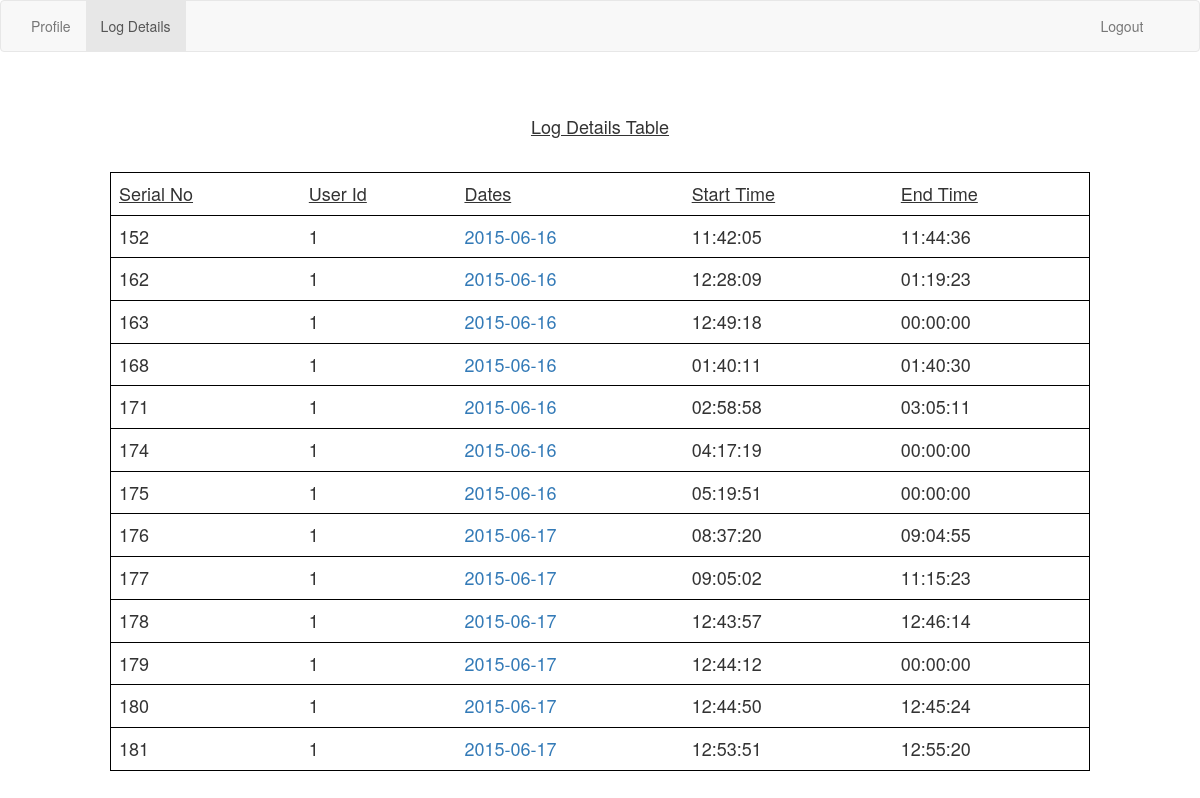
Screenshot of /task/logdetails.php (signed in) with the database file from the repository.
### tables this page shows
CREATE TABLE IF NOT EXISTS `logintime` (
  `sno` int(11) NOT NULL AUTO_INCREMENT,
  `id` int(11) DEFAULT NULL,
  `logindate` date DEFAULT NULL,
  `logintime` time DEFAULT NULL,
  `logouttime` time DEFAULT NULL,
  PRIMARY KEY (`sno`)
);

### task/logdetails.php (the view, shortened to what this page needs)
<!DOCTYPE html PUBLIC "-//W3C//DTD XHTML 1.0 Transitional//EN" "http://www.w3.org/TR/xhtml1/DTD/xhtml1-transitional.dtd">
<html xmlns="http://www.w3.org/1999/xhtml">
<head>
  <link rel="stylesheet" href="http://maxcdn.bootstrapcdn.com/bootstrap/3.3.4/css/bootstrap.min.css">
</head>
<body>
<nav class="navbar navbar-default">
  <div class="container-fluid">
    <div>
      <ul class="nav navbar-nav">
	  <li><a href="welcome.php">Profile</a></li>
        <li class="active"><a href="#">Log Details</a></li>
        <li><a href="logout.php" style="margin-left:900px">Logout</a></li>
      </ul>
    </div>
  </div>
</nav>
<div class="log_list">
			<form method="post" action="profilelogdetails.php">
				<div>
					<div class="tab_header">
						<h4> <u> Log Details Table </u> </h4>
					</div>
					<div>
						<table class="tab_view">
							<tr style="border:1px solid black;">
								<td class="attribute">
									<span> <u> Serial No </u> </span>
								</td>
								<td class="attribute">
									<span> <u> User Id </u> </span>
								</td>
								<td class="attribute">
									<span> <u> Dates </u> </span>
								</td>
								<td class="attribute">
									<span> <u> Start Time </u> </span>
								</td>
								<td class="attribute">
									<span> <u> End Time </u> </span>
								</td>
							</tr>
<a href="javascript:void(0)" onclick="goToURL(); return false;"> </a><br>
<?php
$servername = "localhost";
$username = "root";
$password = "";
$dbname = "automate";
$conn = new mysqli($servername, $username, $password, $dbname);
$userid = $_SESSION['user_id'];
$sql = "SELECT * FROM logintime where id='$userid'";
$result = $conn->query($sql);
		if($result->num_rows > 0){
								while($row = $result->fetch_assoc()) {
							?>
								<a href="#">
									<tr style="border:1px solid black;">
										<td class="attribute">
											<span> <?php echo $row["sno"] ?> </span>
										</td>
										<td class="attribute">
											<span> <?php echo $row["id"] ?> </span>
										</td>
										<td class="attribute">
											<a href="profilelogdetails.php?record_id=<?php echo $row["sno"];  ?>">
												<span> <?php echo $row["logindate"]; ?> </span>
											</a>
										</td>
										<td class="attribute">
											<span> <?php echo $row["logintime"]; ?> </span>
										</td>
										<td class="attribute">
											<span> <?php echo $row["logouttime"]; ?>  </span>
										</td>
									</tr>
								</a>
								<?php
								}
							?>
 </body>
</html>
<?php
	}
?>

### task/logdetails.php (style rules this page uses)
.log_list { background-color:#FFFFFF;margin-left:100px;margin-right:100px;margin-top:50px;border-radius:10px; }
.tab_header { text-align: center;padding:5px; }
.tab_view { border:1px solid black;border-radius:10px;margin-left:10px;margin-right:10px;width:98%; }
.attribute { padding:8px; font-size:18px; }

### rows the page displays
logintime: sno "152", id "1", logindate "2015-06-16", logintime "11:42:05", logouttime "11:44:36"
logintime: sno "162", id "1", logindate "2015-06-16", logintime "12:28:09", logouttime "01:19:23"
logintime: sno "163", id "1", logindate "2015-06-16", logintime "12:49:18", logouttime "00:00:00"
logintime: sno "168", id "1", logindate "2015-06-16", logintime "01:40:11", logouttime "01:40:30"
logintime: sno "171", id "1", logindate "2015-06-16", logintime "02:58:58", logouttime "03:05:11"
logintime: sno "174", id "1", logindate "2015-06-16", logintime "04:17:19", logouttime "00:00:00"
logintime: sno "175", id "1", logindate "2015-06-16", logintime "05:19:51", logouttime "00:00:00"
logintime: sno "176", id "1", logindate "2015-06-17", logintime "08:37:20", logouttime "09:04:55"
logintime: sno "177", id "1", logindate "2015-06-17", logintime "09:05:02", logouttime "11:15:23"
logintime: sno "178", id "1", logindate "2015-06-17", logintime "12:43:57", logouttime "12:46:14"
logintime: sno "179", id "1", logindate "2015-06-17", logintime "12:44:12", logouttime "00:00:00"
logintime: sno "180", id "1", logindate "2015-06-17", logintime "12:44:50", logouttime "12:45:24"
logintime: sno "181", id "1", logindate "2015-06-17", logintime "12:53:51", logouttime "12:55:20"
